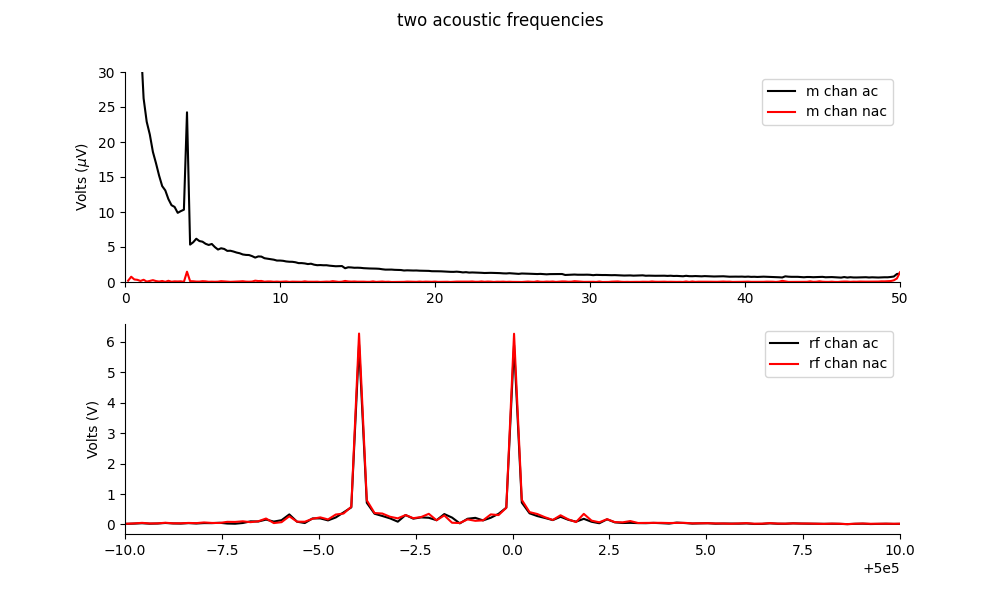

This figure's Python source:
'''

Title: what is the current? 
Author: Jean Rintoul
Date: 02.02.2023

'''
import numpy as np
import matplotlib.pyplot as plt
from scipy.fft import fft,fftshift
from scipy import signal
import pandas as pd
from scipy.signal import iirfilter,sosfiltfilt
from scipy.signal import kaiserord, lfilter, firwin, freqz
import pandas as pd
import sys
sys.path.append('D:\\mouse_aeti')  #  so that we can import from the parent folder. 
import mouse_library as m
# 
#
# 
# MOUSE: PRF with and without acoustic connection. 
# ac_file_number     = 23  # Connected 22-25
# nac_file_number     = 27  # Not Connected 26-29
# savepath        = 'D:\\mouse_aeti\\e99_frequency_mixing_analysis\\t2_mouse\\'
# 
# SALINE: PRF with and without acoustic connection. 
ac_file_number     = 19  # Connected 22-25
nac_file_number    = 22  # Not Connected 33-36
savepath        = 'D:\\mouse_aeti\\e99_frequency_mixing_analysis\\t6_prf2020_goldshielding\\'
# 
# 
gain            = 1000
Fs              = 5e6
duration        = 8.0
timestep        = 1.0/Fs
N               = int(Fs*duration)
marker_channel  = 7 
i_channel       = 5
v_channel       = 6   
m_channel       = 0   
rf_channel      = 4
# Load in the file. 
ac_filename      = savepath + 't'+str(ac_file_number)+'_stream.npy'
ac_data          = np.load(ac_filename)
a,b              = ac_data.shape
# 
nac_filename     = savepath + 't'+str(nac_file_number)+'_stream.npy'
nac_data         = np.load(nac_filename)
a,b              = nac_data.shape
# 
t = np.linspace(0, duration, N, endpoint=False)
# 
ac_fsignal   = 1e6*ac_data[m_channel]/gain
ac_rfsignal  = 10*ac_data[rf_channel]
nac_fsignal  = 1e6*nac_data[m_channel]/gain
nac_rfsignal = 10*nac_data[rf_channel]



# 
low  = 1
high = 6
sos_df = iirfilter(17, [low,high], rs=60, btype='bandpass',
                       analog=False, ftype='cheby2', fs=Fs,
                       output='sos')
ac_dfsignal    = sosfiltfilt(sos_df, ac_fsignal)
ac_rfdfsignal  = sosfiltfilt(sos_df, ac_rfsignal)
nac_dfsignal    = sosfiltfilt(sos_df, nac_fsignal)
nac_rfdfsignal  = sosfiltfilt(sos_df, nac_rfsignal)


start_pause     = int(0.25 * N+1)
end_pause       = int(0.875 * N-1)
window          = np.hanning(end_pause-start_pause)
ac_fft_data        = fft(ac_fsignal[start_pause:end_pause])
ac_fft_data        = np.abs(2.0/(end_pause-start_pause) * (ac_fft_data))[1:(end_pause-start_pause)//2]
nac_fft_data        = fft(nac_fsignal[start_pause:end_pause])
nac_fft_data        = np.abs(2.0/(end_pause-start_pause) * (nac_fft_data))[1:(end_pause-start_pause)//2]

ac_fft_rfdata        = fft(ac_rfsignal[start_pause:end_pause])
ac_fft_rfdata        = np.abs(2.0/(end_pause-start_pause) * (ac_fft_rfdata))[1:(end_pause-start_pause)//2]
nac_fft_rfdata        = fft(nac_rfsignal[start_pause:end_pause])
nac_fft_rfdata        = np.abs(2.0/(end_pause-start_pause) * (nac_fft_rfdata))[1:(end_pause-start_pause)//2]



xf              = np.fft.fftfreq( (end_pause-start_pause), d=timestep)[:(end_pause-start_pause)//2]
frequencies     = xf[1:(end_pause-start_pause)//2]
# 
# 
fig = plt.figure(figsize=(10,6))
ax = fig.add_subplot(111)
plt.plot(t,ac_rfdfsignal,color='m')
plt.plot(t,ac_dfsignal,color='k')
plt.plot(t,nac_dfsignal,color='r')
plt.legend(['rf df','ac df','nac df'],loc='upper right')
ax.set_xlim([0,duration])
ax.set_ylabel('Volts ($\mu$V)')
ax.set_xlabel('Time (s)')
ax.spines['right'].set_visible(False)
ax.spines['top'].set_visible(False)
plt.suptitle('filtered time series of 4Hz difference frequency')
plot_filename = 'twosine_timeseries.png'
plt.savefig(plot_filename)
plt.show()
# 
# 
fig = plt.figure(figsize=(10,6))
ax = fig.add_subplot(211)
plt.plot(frequencies,ac_fft_data,color='k')
plt.plot(frequencies,nac_fft_data,color='r')
ax.set_xlim([0,50])
ax.set_ylim([0,30])
plt.legend(['m chan ac','m chan nac'],loc='upper right')
# plt.legend(['v chan'],loc='upper right')
ax2 = fig.add_subplot(212)
plt.plot(frequencies,ac_fft_rfdata,color='k')
plt.plot(frequencies,nac_fft_rfdata,color='r')
ax2.set_xlim([500000-10,500000+10])
# ax2.set_ylim([0,0.005])
ax.set_ylabel('Volts ($\mu$V)')
ax2.set_ylabel('Volts (V)')
# plt.legend(['rf chan'],loc='upper right')
plt.legend(['rf chan ac','rf chan nac'],loc='upper right')
# ax.set_xlabel('Time(s)')
# plt.autoscale(enable=True, axis='x', tight=True)
ax.spines['right'].set_visible(False)
ax.spines['top'].set_visible(False)
ax2.spines['right'].set_visible(False)
ax2.spines['top'].set_visible(False)
# plt.title('VEP')
plt.suptitle('two acoustic frequencies')
plot_filename = 'two_acoustic_frequencies.png'
plt.savefig(plot_filename)
plt.show()


# fig = plt.figure(figsize=(10,6))
# ax = fig.add_subplot(211)
# plt.plot(frequencies,ac_fft_data,color='k')
# plt.plot(frequencies,nac_fft_data,color='r')
# ax.set_xlim([999990,1004010])
# ax.set_ylim([0,2])
# plt.legend(['m chan ac','m chan nac'],loc='upper right')
# # plt.legend(['v chan'],loc='upper right')
# ax2 = fig.add_subplot(212)
# plt.plot(frequencies,ac_fft_rfdata,color='k')
# plt.plot(frequencies,nac_fft_rfdata,color='r')
# ax2.set_xlim([999990,1004010])
# ax2.set_ylim([0,0.05])
# ax.set_ylabel('Volts ($\mu$V)')
# ax2.set_ylabel('Volts (V)')
# # plt.legend(['rf chan'],loc='upper right')
# plt.legend(['rf chan ac','rf chan nac'],loc='upper right')
# # ax.set_xlabel('Time(s)')
# # plt.autoscale(enable=True, axis='x', tight=True)
# ax.spines['right'].set_visible(False)
# ax.spines['top'].set_visible(False)
# ax2.spines['right'].set_visible(False)
# ax2.spines['top'].set_visible(False)
# plt.title('Saline SF')
# plot_filename = 'PRF1020_sf.png'
# plt.savefig(plot_filename)

# # plot_filename = 'VEP.png'
# # plt.savefig(plot_filename)
# plt.show()